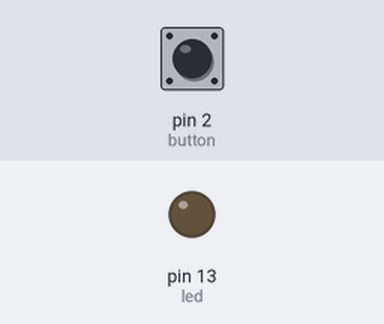
Bench run of a sketch on a simulated Arduino Uno, built with avr-gcc and run on an emulated ATmega328P. Shown: output pins drawn as LEDs (lit = HIGH). The inputs (shaded band) are chosen by the test bench; at power-on: pin 2 (button) LOW.

Above: at 1.2 s.
1.3 s: pin 2 (button) pulled HIGH for 0.15 s
At 1.4 s:
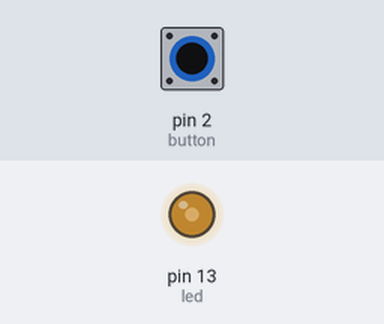
3.0 s: pin 2 (button) pulled HIGH for 1 s
At 5.1 s:
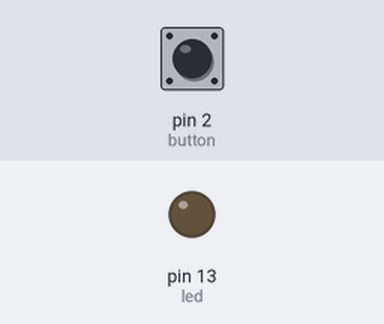
5.5 s: pin 2 (button) pulled HIGH for 3.2 s
At 6.3 s:
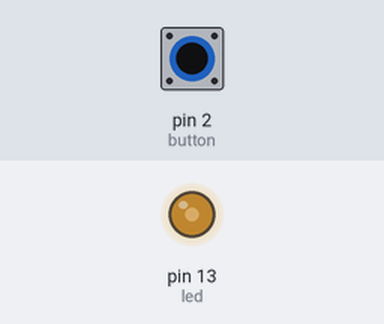
Timing chart, 0 to 10.2 s (numbered marks = the images above; inputs shaded):
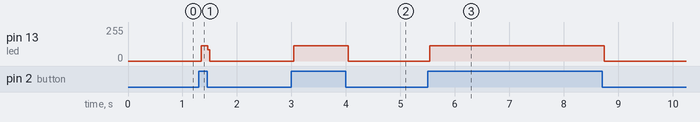

Measured:
- after the input at 1.3 s, pin 13 (led): 0/255 → 114/255 at once, → 0/255 0.12 s later
- after the input at 3.0 s, pin 13 (led): 0/255 → 114/255 at once, → 0/255 1.0 s later
- after the input at 5.5 s, pin 13 (led): 0/255 → 114/255 at once, → 0/255 3.2 s later

The sketch:

sketch_jan31a.ino
```cpp
int led = 13;
int button = 2;


void setup() {
  pinMode(led, OUTPUT);
  pinMode(button, INPUT);
}

void loop() {
  digitalWrite(led, LOW);

  int value = digitalRead(button);

  digitalWrite(led, value);
}
```
